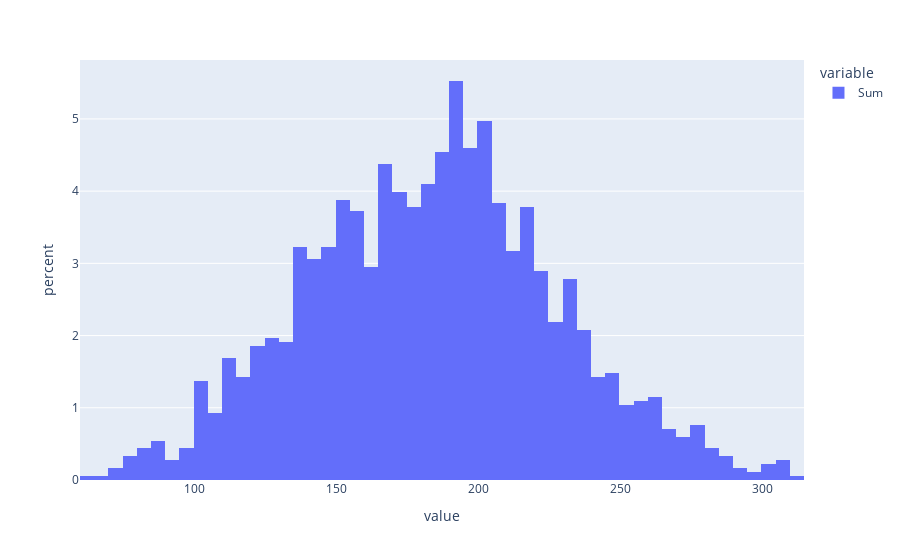

Notebook code for this chart:
### Code cell
px.histogram(data[['Sum']], histnorm="percent")

### Figure 1 — Plotly figure (JSON) as saved in the notebook; plotly's stock layout.template omitted (floating-point values rounded to 4 significant figures; data arrays with more than 128 entries replaced by an {"elided": "..."} marker saying what was removed)
{"data": [{"alignmentgroup": "True", "bingroup": "x", "histnorm": "percent", "hovertemplate": "variable=Sum<br>value=%{x}<br>percent=%{y}<extra></extra>", "legendgroup": "Sum", "marker": {"color": "#636efa", "pattern": {"shape": ""}}, "name": "Sum", "offsetgroup": "Sum", "orientation": "v", "showlegend": true, "type": "histogram", "x": {"elided": "1828 int values"}, "xaxis": "x", "yaxis": "y"}], "layout": {"barmode": "relative", "legend": {"title": {"text": "variable"}, "tracegroupgap": 0}, "margin": {"t": 60}, "xaxis": {"anchor": "y", "domain": [0, 1], "title": {"text": "value"}}, "yaxis": {"anchor": "x", "domain": [0, 1], "title": {"text": "percent"}}}}
